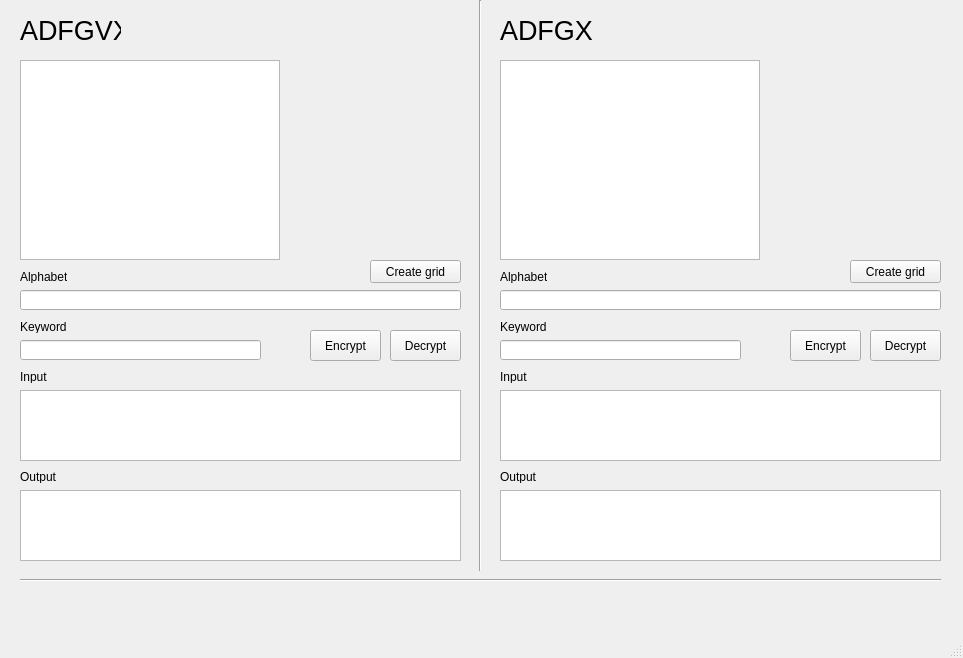
<?xml version="1.0" encoding="UTF-8"?>
<ui version="4.0">
 <class>MainWindow</class>
 <widget class="QMainWindow" name="MainWindow">
  <property name="geometry">
   <rect>
    <x>0</x>
    <y>0</y>
    <width>963</width>
    <height>658</height>
   </rect>
  </property>
  <property name="windowTitle">
   <string>MainWindow</string>
  </property>
  <widget class="QWidget" name="centralwidget">
   <widget class="Line" name="line">
    <property name="geometry">
     <rect>
      <x>470</x>
      <y>0</y>
      <width>20</width>
      <height>571</height>
     </rect>
    </property>
    <property name="orientation">
     <enum>Qt::Vertical</enum>
    </property>
   </widget>
   <widget class="QLabel" name="label">
    <property name="geometry">
     <rect>
      <x>20</x>
      <y>10</y>
      <width>101</width>
      <height>41</height>
     </rect>
    </property>
    <property name="font">
     <font>
      <pointsize>20</pointsize>
     </font>
    </property>
    <property name="text">
     <string>ADFGVX</string>
    </property>
   </widget>
   <widget class="QLabel" name="label_2">
    <property name="geometry">
     <rect>
      <x>500</x>
      <y>10</y>
      <width>101</width>
      <height>41</height>
     </rect>
    </property>
    <property name="font">
     <font>
      <pointsize>20</pointsize>
     </font>
    </property>
    <property name="text">
     <string>ADFGX</string>
    </property>
   </widget>
   <widget class="QTableWidget" name="ADFGVX_table">
    <property name="geometry">
     <rect>
      <x>20</x>
      <y>60</y>
      <width>260</width>
      <height>200</height>
     </rect>
    </property>
    <property name="editTriggers">
     <set>QAbstractItemView::AllEditTriggers</set>
    </property>
    <attribute name="horizontalHeaderDefaultSectionSize">
     <number>25</number>
    </attribute>
    <attribute name="horizontalHeaderMinimumSectionSize">
     <number>19</number>
    </attribute>
    <attribute name="verticalHeaderDefaultSectionSize">
     <number>29</number>
    </attribute>
    <attribute name="verticalHeaderMinimumSectionSize">
     <number>19</number>
    </attribute>
   </widget>
   <widget class="QTableWidget" name="ADFGX_table">
    <property name="geometry">
     <rect>
      <x>500</x>
      <y>60</y>
      <width>260</width>
      <height>200</height>
     </rect>
    </property>
    <property name="editTriggers">
     <set>QAbstractItemView::AllEditTriggers</set>
    </property>
    <attribute name="horizontalHeaderDefaultSectionSize">
     <number>25</number>
    </attribute>
    <attribute name="horizontalHeaderMinimumSectionSize">
     <number>19</number>
    </attribute>
    <attribute name="verticalHeaderDefaultSectionSize">
     <number>29</number>
    </attribute>
    <attribute name="verticalHeaderMinimumSectionSize">
     <number>19</number>
    </attribute>
   </widget>
   <widget class="QLineEdit" name="ADFGVX_alphabet">
    <property name="geometry">
     <rect>
      <x>20</x>
      <y>290</y>
      <width>441</width>
      <height>20</height>
     </rect>
    </property>
   </widget>
   <widget class="QLineEdit" name="ADFGX_alphabet">
    <property name="geometry">
     <rect>
      <x>500</x>
      <y>290</y>
      <width>441</width>
      <height>20</height>
     </rect>
    </property>
   </widget>
   <widget class="QLabel" name="label_3">
    <property name="geometry">
     <rect>
      <x>20</x>
      <y>270</y>
      <width>47</width>
      <height>13</height>
     </rect>
    </property>
    <property name="text">
     <string>Alphabet</string>
    </property>
   </widget>
   <widget class="QLabel" name="label_4">
    <property name="geometry">
     <rect>
      <x>500</x>
      <y>270</y>
      <width>47</width>
      <height>13</height>
     </rect>
    </property>
    <property name="text">
     <string>Alphabet</string>
    </property>
   </widget>
   <widget class="QPushButton" name="ADFGVX_gridCreate">
    <property name="geometry">
     <rect>
      <x>370</x>
      <y>260</y>
      <width>91</width>
      <height>23</height>
     </rect>
    </property>
    <property name="text">
     <string>Create grid</string>
    </property>
   </widget>
   <widget class="QLineEdit" name="ADFGVX_keyword">
    <property name="geometry">
     <rect>
      <x>20</x>
      <y>340</y>
      <width>241</width>
      <height>20</height>
     </rect>
    </property>
   </widget>
   <widget class="QLabel" name="label_5">
    <property name="geometry">
     <rect>
      <x>20</x>
      <y>320</y>
      <width>47</width>
      <height>13</height>
     </rect>
    </property>
    <property name="text">
     <string>Keyword</string>
    </property>
   </widget>
   <widget class="QLineEdit" name="ADFGX_keyword">
    <property name="geometry">
     <rect>
      <x>500</x>
      <y>340</y>
      <width>241</width>
      <height>20</height>
     </rect>
    </property>
   </widget>
   <widget class="QLabel" name="label_6">
    <property name="geometry">
     <rect>
      <x>500</x>
      <y>320</y>
      <width>47</width>
      <height>13</height>
     </rect>
    </property>
    <property name="text">
     <string>Keyword</string>
    </property>
   </widget>
   <widget class="QLabel" name="label_7">
    <property name="geometry">
     <rect>
      <x>20</x>
      <y>370</y>
      <width>47</width>
      <height>13</height>
     </rect>
    </property>
    <property name="text">
     <string>Input</string>
    </property>
   </widget>
   <widget class="QLabel" name="label_8">
    <property name="geometry">
     <rect>
      <x>500</x>
      <y>370</y>
      <width>47</width>
      <height>13</height>
     </rect>
    </property>
    <property name="text">
     <string>Input</string>
    </property>
   </widget>
   <widget class="QTextEdit" name="ADFGVX_input">
    <property name="geometry">
     <rect>
      <x>20</x>
      <y>390</y>
      <width>441</width>
      <height>71</height>
     </rect>
    </property>
   </widget>
   <widget class="QTextEdit" name="ADFGX_input">
    <property name="geometry">
     <rect>
      <x>500</x>
      <y>390</y>
      <width>441</width>
      <height>71</height>
     </rect>
    </property>
   </widget>
   <widget class="QPushButton" name="ADFGVX_encryptButton">
    <property name="geometry">
     <rect>
      <x>310</x>
      <y>330</y>
      <width>71</width>
      <height>31</height>
     </rect>
    </property>
    <property name="text">
     <string>Encrypt</string>
    </property>
   </widget>
   <widget class="QPushButton" name="ADFGX_encryptButton">
    <property name="geometry">
     <rect>
      <x>790</x>
      <y>330</y>
      <width>71</width>
      <height>31</height>
     </rect>
    </property>
    <property name="text">
     <string>Encrypt</string>
    </property>
   </widget>
   <widget class="QLabel" name="label_9">
    <property name="geometry">
     <rect>
      <x>20</x>
      <y>470</y>
      <width>47</width>
      <height>13</height>
     </rect>
    </property>
    <property name="text">
     <string>Output</string>
    </property>
   </widget>
   <widget class="QLabel" name="label_10">
    <property name="geometry">
     <rect>
      <x>500</x>
      <y>470</y>
      <width>47</width>
      <height>13</height>
     </rect>
    </property>
    <property name="text">
     <string>Output</string>
    </property>
   </widget>
   <widget class="QTextEdit" name="ADFGVX_output">
    <property name="geometry">
     <rect>
      <x>20</x>
      <y>490</y>
      <width>441</width>
      <height>71</height>
     </rect>
    </property>
   </widget>
   <widget class="QTextEdit" name="ADFGX_output">
    <property name="geometry">
     <rect>
      <x>500</x>
      <y>490</y>
      <width>441</width>
      <height>71</height>
     </rect>
    </property>
   </widget>
   <widget class="QPushButton" name="ADFGVX_decryptButton">
    <property name="geometry">
     <rect>
      <x>390</x>
      <y>330</y>
      <width>71</width>
      <height>31</height>
     </rect>
    </property>
    <property name="text">
     <string>Decrypt</string>
    </property>
   </widget>
   <widget class="QPushButton" name="ADFGX_decryptButton">
    <property name="geometry">
     <rect>
      <x>870</x>
      <y>330</y>
      <width>71</width>
      <height>31</height>
     </rect>
    </property>
    <property name="text">
     <string>Decrypt</string>
    </property>
   </widget>
   <widget class="QPushButton" name="ADFGX_gridCreate">
    <property name="geometry">
     <rect>
      <x>850</x>
      <y>260</y>
      <width>91</width>
      <height>23</height>
     </rect>
    </property>
    <property name="text">
     <string>Create grid</string>
    </property>
   </widget>
   <widget class="Line" name="line_2">
    <property name="geometry">
     <rect>
      <x>20</x>
      <y>570</y>
      <width>921</width>
      <height>20</height>
     </rect>
    </property>
    <property name="orientation">
     <enum>Qt::Horizontal</enum>
    </property>
   </widget>
  </widget>
  <widget class="QMenuBar" name="menubar">
   <property name="geometry">
    <rect>
     <x>0</x>
     <y>0</y>
     <width>963</width>
     <height>21</height>
    </rect>
   </property>
  </widget>
  <widget class="QStatusBar" name="statusbar"/>
 </widget>
 <resources/>
 <connections/>
</ui>
